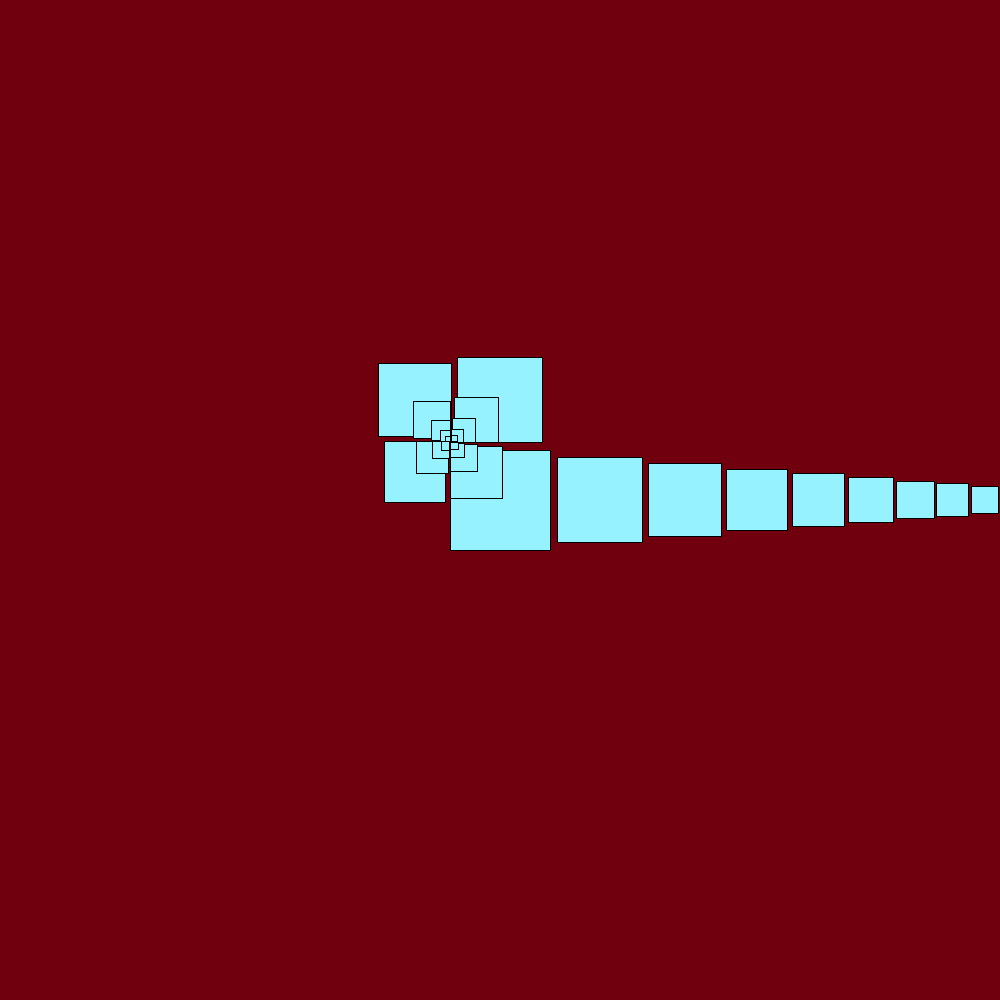
Frame 1 (no input)
Frame 60 (the mouse pressed at the canvas centre just before this capture): identical to frame 1, image omitted
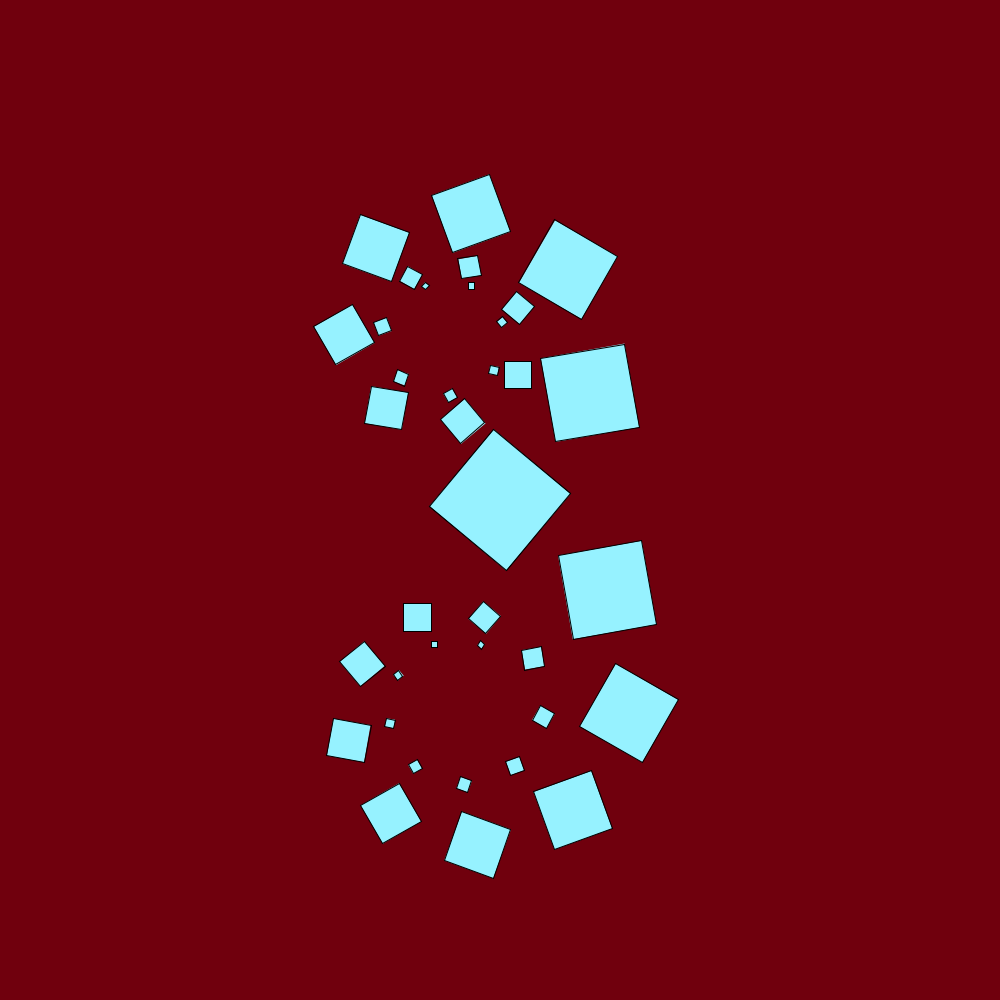
Frame 120 (the mouse held since frame 60 and released just before this capture)

The Processing sketch that drew these frames (run headless with seeded random() and noise(); from frame 60 on, the mouse is pressed at the canvas centre):

// Processing sketch: tenticles
// ── tenticles.pde

float offSet;

void setup(){
  size(1000,1000);
  rectMode(CENTER);
}


void draw(){
  background(112,0,13);
  fill(150,242,255);
  float a = map(mouseX,0,width,0,80);
  offSet = map(mouseY,0,height,0,80);
  drawRectangle(width/2,height/2,a ,100);
  drawRectangle(width/2,height/2,a -90,100);
  
}

void drawRectangle(float x, float y, float angle, float w){
  pushMatrix();
  if(w > 5){
    translate(x,y);
    rotate(radians(angle));
    rect(0,0,w,w);
    
    drawRectangle(w + offSet,0,angle,w*0.85);
  }
  
  popMatrix();
}
